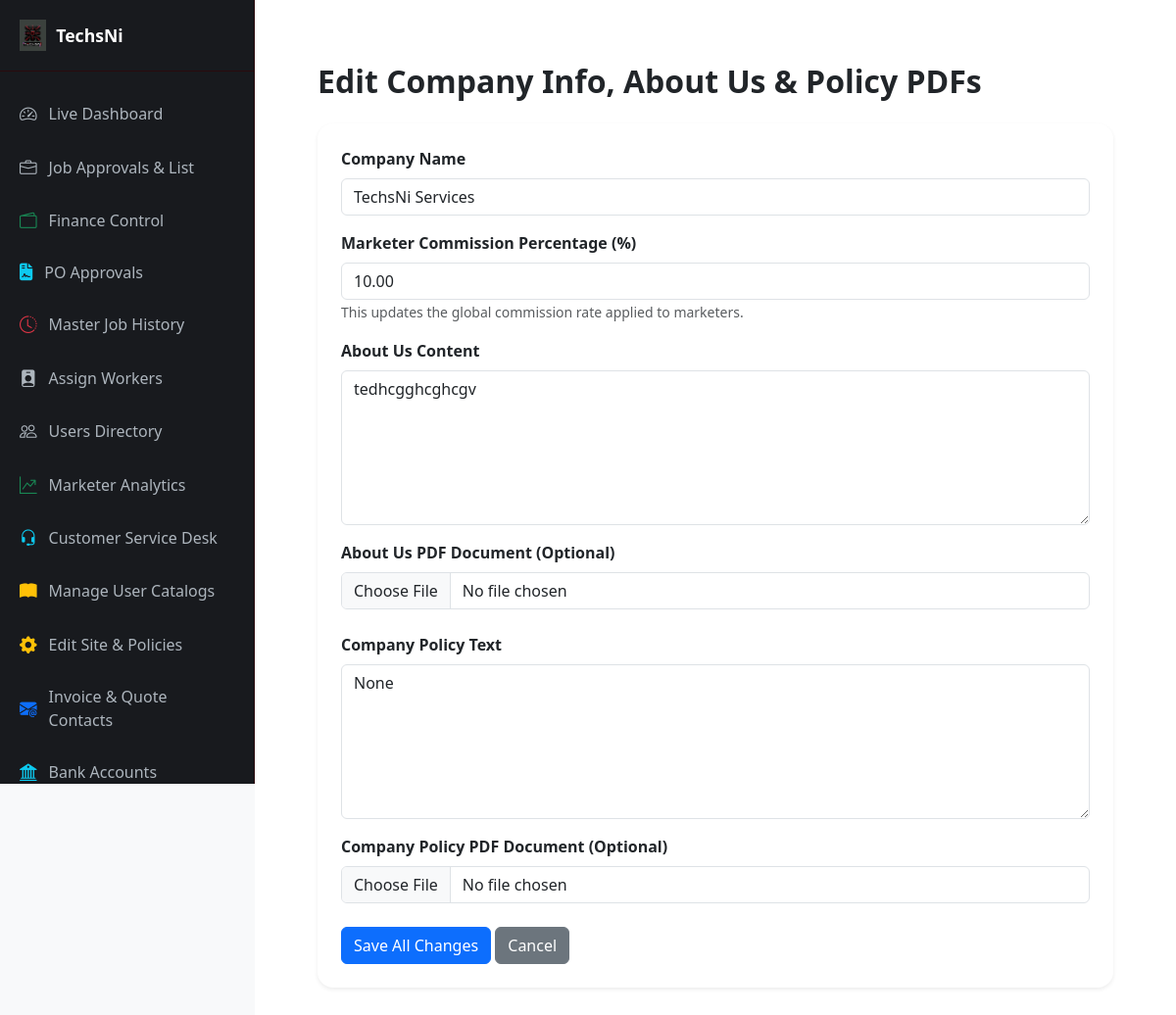
/services/dashboard/ceo/edit-config/ (signed in), run on the app's committed database.
### services/models.py (models this page shows, shortened)
class SiteConfiguration(models.Model):
    company_name = models.CharField(max_length=150, default="TechsNi Services")
    company_address = models.TextField(blank=True, null=True, verbose_name="Company Office Address")
    contact_phone = models.CharField(max_length=50, blank=True, null=True, verbose_name="Company Call Number")
    contact_email = models.EmailField(blank=True, null=True, verbose_name="Official Contact Email")
    commission_percentage = models.DecimalField(
        max_digits=5, decimal_places=2, default=10.00,
        verbose_name="Default Global Commission Percentage (%)"
    )
    bank_name = models.CharField(max_length=100, blank=True, null=True, default="Wema Bank / First Bank")
    account_number = models.CharField(max_length=50, blank=True, null=True, default="0123456789")
    account_name = models.CharField(max_length=150, blank=True, null=True, default="TechsNi Global Services")
    google_email_id = models.EmailField(blank=True, null=True, verbose_name="Google Gmail Address")
    google_app_password = models.CharField(max_length=100, blank=True, null=True, verbose_name="Google App Password / Secret Code")
    about_text = models.TextField(blank=True, null=True, verbose_name="About Us Text")
    about_pdf = models.FileField(upload_to='site/about/', blank=True, null=True, verbose_name="About Us PDF Document")
    policy_text = models.TextField(blank=True, null=True, verbose_name="Company Policy Text")
    policy_pdf = models.FileField(upload_to='site/policies/', blank=True, null=True, verbose_name="Company Policy PDF Document")
    @classmethod
    def get_solo(cls):
        obj, created = cls.objects.get_or_create(pk=1)
        return obj

### services/views.py (the view, shortened to what this page needs)
# urls.py: path('dashboard/ceo/edit-config/', views.edit_site_config_view, name='edit_site_config'),
@login_required
def edit_site_config_view(request):
    if not request.user.is_superuser and request.user.role not in ['ceo', 'manager', 'general_manager']:
        return redirect('dashboard_router')
    config = SiteConfiguration.get_solo()
    return render(request, 'services/dashboards/edit_site_config.html', {'config': config})

### services/templates/services/dashboards/edit_site_config.html (shortened to what this page needs)
{% extends 'services/dashboards/base_dashboard.html' %}
{% block content %}
<div class="container py-4">
    <h2 class="fw-bold mb-4">Edit Company Info, About Us & Policy PDFs</h2>
    <form method="POST" enctype="multipart/form-data" class="card shadow-sm border-0 p-4 bg-white rounded-4">
        <div class="mb-3">
            <label class="form-label fw-bold">Company Name</label>
            <input type="text" name="company_name" value="{{ config.company_name }}" class="form-control" required>
        </div>
        <div class="mb-3">
            <label class="form-label fw-bold">Marketer Commission Percentage (%)</label>
            <input type="number" step="0.01" name="commission_percentage" value="{{ config.commission_percentage }}" class="form-control" required>
            <small class="text-muted">This updates the global commission rate applied to marketers.</small>
        </div>
        <div class="mb-3">
            <label class="form-label fw-bold">About Us Content</label>
            <textarea name="about_text" rows="6" class="form-control">{{ config.about_text }}</textarea>
        </div>
        <div class="mb-4">
            <label class="form-label fw-bold">About Us PDF Document (Optional)</label>
            <input type="file" name="about_pdf" class="form-control">
        </div>
        <div class="mb-3">
            <label class="form-label fw-bold">Company Policy Text</label>
            <textarea name="policy_text" rows="6" class="form-control">{{ config.policy_text }}</textarea>
        </div>
        <div class="mb-4">
            <label class="form-label fw-bold">Company Policy PDF Document (Optional)</label>
            <input type="file" name="policy_pdf" class="form-control">
        </div>
        <div>
            <button type="submit" class="btn btn-primary">Save All Changes</button>
            <a href="{% url 'dashboard_router' %}" class="btn btn-secondary">Cancel</a>
        </div>
    </form>
</div>
{% endblock %}

### services/templates/services/dashboards/base_dashboard.html (style rules this page uses)
body { background-color: #f8f9fa; color: #212529; font-family: 'Segoe UI', Tahoma, Geneva, Verdana, sans-serif; min-height: 100vh; overflow-x: hidden; }

### data on the page
SiteConfiguration: company_name "TechsNi Services", commission_percentage "10.00", about_text "tedhcgghcghcgv", policy_text "None"
